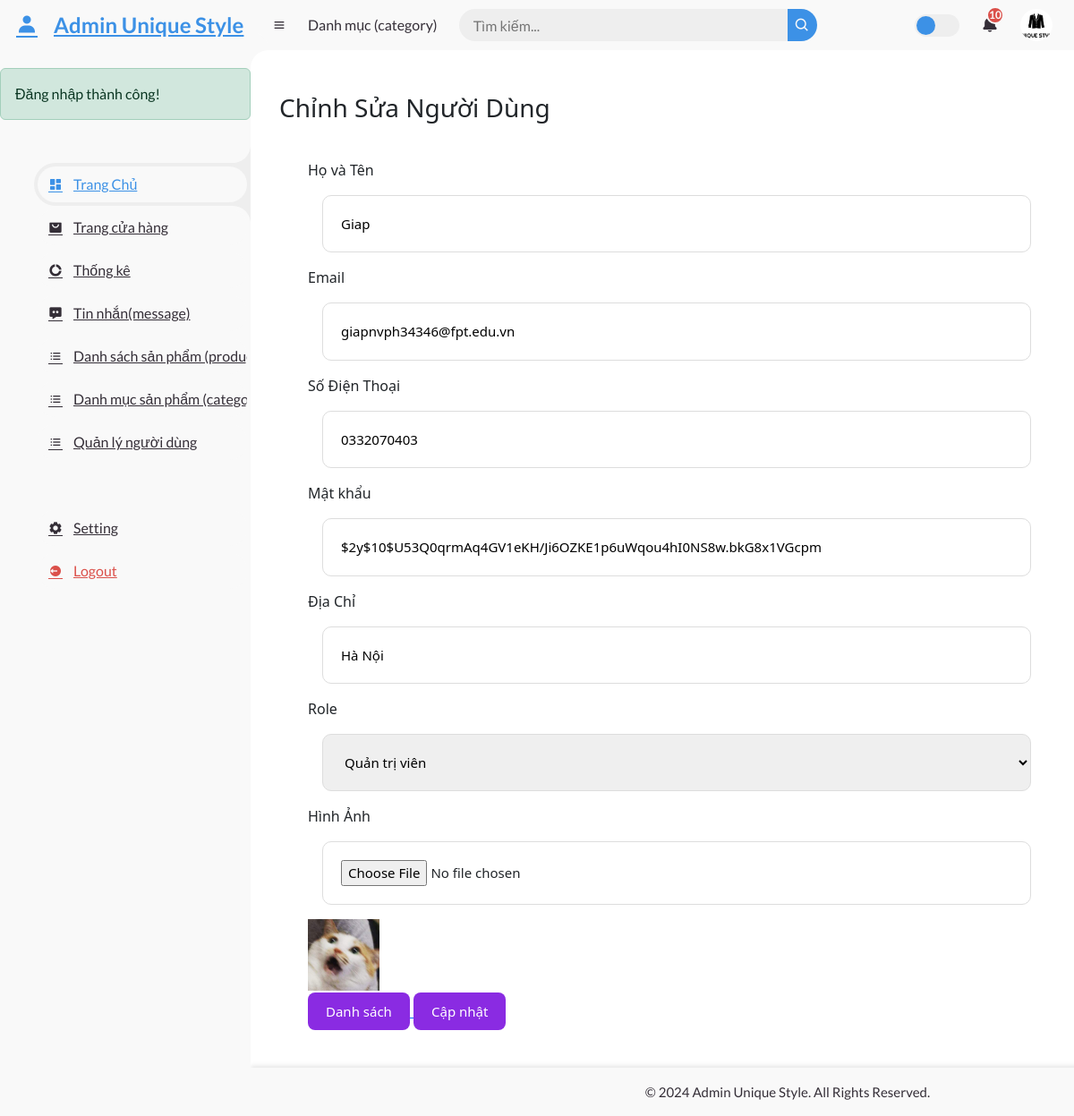
Screenshot of /admin-page/index.php?act=edit-user&id=18 (signed in) with the database file from the repository.
### tables this page shows
CREATE TABLE `users` (
  `id` int NOT NULL,
  `name` varchar(255) NOT NULL,
  `email` varchar(255) NOT NULL,
  `password` varchar(255) NOT NULL,
  `phoneNumber` varchar(11) NOT NULL,
  `address` text NOT NULL,
  `roleID` int NOT NULL,
  `image` text NOT NULL
);

### controllers/user/UserController.php (called while the page is built, shortened)
<?php
class UserController
{
    private $userModel;
    public function __construct()
    {
        $this->userModel = new User();
    }
    public function edit()
    {
        $id = $_GET['id'];
        $userDetail = $this->userModel->getDetail($id);
        require_once '../admin-page/views/header.php';
        require_once '../admin-page/views/user/editUser.php';
        require_once '../admin-page/views/footer.php';
    }
}
?>

### admin-page/index.php (called while the page is built, shortened)
<?php
require_once '../common/function.php';
$router = new Router();
require_once '../controllers/user/UserController.php';
require_once '../models/users/user.php';
$act = $_GET['act'] ?? '/';
$router->add('/', 'AdminController', 'index');
require_once '../routes/user/user.php';
$router->dispatch($act);

### common/function.php (called while the page is built)
<?php
function connectDB()
{
    $host   = DB_HOST;
    $dbname = DB_NAME;
    try {
        $conn = new PDO(
            "mysql:host=$host; dbname=$dbname",
            DB_USERNAME,
            DB_PASSWORD
        );
        $conn->setAttribute(PDO::ATTR_ERRMODE, PDO::ERRMODE_EXCEPTION);
        $conn->setAttribute(PDO::ATTR_DEFAULT_FETCH_MODE, PDO::FETCH_ASSOC);
        return $conn;
    } catch (\PDOException $e) {
        echo 'lỗi kết nối cơ sở dữ liệu' . $e->getMessage();
    }
}
?>

### models/users/user.php (called while the page is built, shortened)
<?php
class User
{
    public $conn;
    public function __construct()
    {
        $this->conn = connectDB();
    }
    public function getDetail($id)
    {
        try {
            $sql_detail = "SELECT * FROM users WHERE id = :id";
            $stmt = $this->conn->prepare($sql_detail);
            $stmt->bindParam(':id', $id, PDO::PARAM_INT);
            $stmt->execute();
            return $stmt->fetch();
        } catch (PDOException $e) {
            echo 'Lỗi: ' . $e->getMessage();
            return false;
        }
    }
}

### admin-page/views/user/editUser.php (the view, shortened to what this page needs)
<div class="table--wrapper">
    <h3>Chỉnh Sửa Người Dùng</h3>
    <div class="admin-product-form-container">
        <form action="?act=update-user" method="POST" enctype="multipart/form-data">
            <label for="name">Họ và Tên</label>
            <input type="text" name="name" class="box" value="<?= $userDetail['name'] ?>" placeholder="Nhập họ tên">
            <label for="email">Email</label>
            <input type="text" name="email" class="box" value="<?= $userDetail['email'] ?>" placeholder="Nhập email">
            <label for="phoneNumber">Số Điện Thoại</label>
            <input type="text" name="phoneNumber" class="box" value="<?= $userDetail['phoneNumber'] ?>" placeholder="Nhập sđt">
            <label for="password">Mật khẩu</label>
            <input type="text" name="password" class="box" value="<?= $userDetail['password'] ?>" placeholder="Nhập pass">
            <label for="address">Địa Chỉ</label>
            <input type="text" name="address" class="box" value="<?= $userDetail['address'] ?>" placeholder="Nhập địa chỉ">
            <label for="roleID">Role</label>
            <select name="roleID" class="box">
                <option value="1" <?= $userDetail['roleID'] == '1' ? 'selected' : '' ?>>Quản trị viên</option>
            </select>
            <label for="image">Hình Ảnh</label>
            <input type="file" name="image" class="box">
            <br />
            <td>
            <img src="<?= $userDetail['image']; ?>" alt="Hình ảnh" width="80px">
            </td>
            <br/>
            <a href="?act=list-user">
                <button type="button" class="add">Danh sách</button>
            </a>
            <button type="submit" class="add">Cập nhật</button>
        </form>
    </div>
</div>

### admin-page/public/styles.css (style rules this page uses)
* { margin: 0; padding: 0; box-sizing: border-box; }
a { text-decoration: none; }
:root { --poppins: "Poppins", sans-serif; --lato: "Lato", sans-serif; --light: #f9f9f9; --blue: #3c91e6; --light-blue: #cfe8ff; --grey: #eee; --dark-grey: #aaaaaa; --dark: #342e37; --red: #db504a; --yellow: #ffce26; --light-yellow: #fff2c6; --orange: #fd7238; --light-orange: #ffe0d3; }
html { overflow-x: hidden; }
body { background: var(--grey); overflow-x: hidden; }
.table--wrapper { background: white; margin-top: 1rem; border-radius: 10px; padding: 2rem; }
button.add { color: white; background-color: blueviolet; border: none; border-radius: 8px; font-size: 15px; padding: 10px 20px; cursor: pointer; transition: all 0.3s ease; margin-top: 2px; margin-bottom: 2px; }
.admin-product-form-container form { margin: 0 auto; padding: 2rem; }
.admin-product-form-container form .box { width: 100%; border-radius: 10px; padding: 20px ; font-size: 15px; margin: 1rem; border: 1px solid #ddd; }

### rows the page displays
users: name "Giap", email "giapnvph34346@fpt.edu.vn", phoneNumber "0332070403", password "$2y$10$U53Q0qrmAq4GV1eKH/Ji6OZKE1p6uWqou4hI0NS8w.bkG8x1VGcpm", address "Hà Nội", roleID "Quản trị viên", image (picture)

### other values shown
$_SESSION['success'] "Đăng nhập thành công!"
